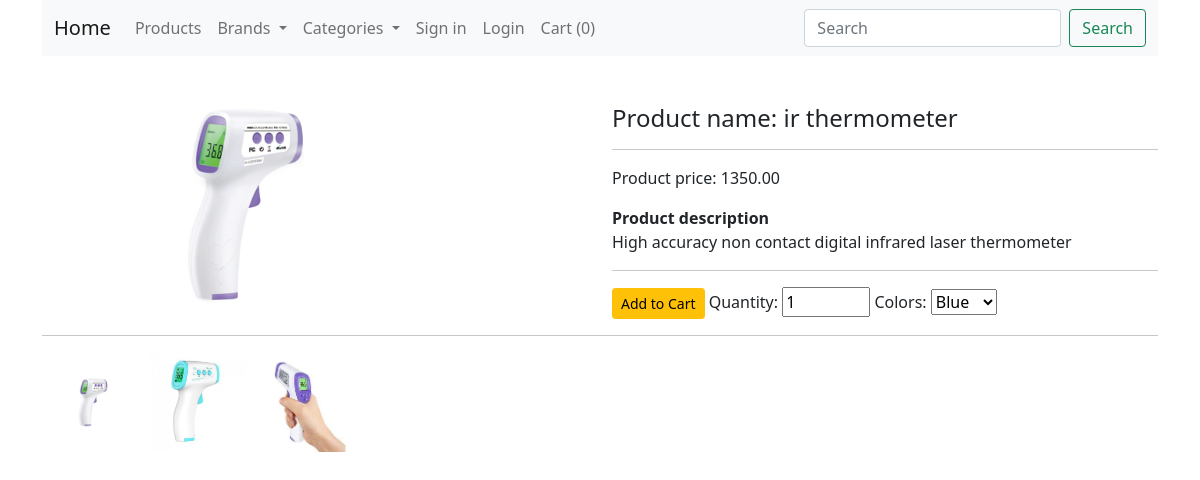
The app's page /product/4 with its own data.
### shop/products/models.py (models this page shows, shortened)
class Addproduct(db.Model):
    __searchable__=['name','desc']
    id = db.Column(db.Integer, primary_key=True)
    name = db.Column(db.String(80), nullable=False)
    price = db.Column(db.Numeric(10,2), nullable=False)
    discount = db.Column(db.Integer, default=0)
    stock = db.Column(db.Integer, nullable=False)
    colors = db.Column(db.Text, nullable=False)
    desc = db.Column(db.Text, nullable=False)
    pub_date = db.Column(db.DateTime, nullable=False, default=datetime.utcnow)
    brand_id = db.Column(db.Integer, db.ForeignKey('brand.id'), nullable=False)
    brand = db.relationship('Brand',backref=db.backref('brands', lazy=True))
    category_id = db.Column(db.Integer, db.ForeignKey('category.id'), nullable=False)
    category = db.relationship('Category',backref=db.backref('categories', lazy=True))
    image_1 = db.Column(db.String(150), nullable=False, default='image1.jpg')
    image_2 = db.Column(db.String(150), nullable=False, default='image2.jpg')
    image_3 = db.Column(db.String(150), nullable=False, default='image3.jpg')

### shop/products/routes.py (the view)
@app.route('/product/<int:id>')
def single_page(id):
    product = Addproduct.query.get_or_404(id)
    return render_template('products/single_page.html',product=product,brands=brands(), categories=categories())

### shop/products/routes.py (called while the page is built)
def brands():
    return Brand.query.join(Addproduct, (Brand.id == Addproduct.brand_id)).all()

def categories():
    return Category.query.join(Addproduct, (Category.id == Addproduct.category_id)).all()

### shop/templates/products/single_page.html (shortened to what this page needs)
{% extends 'layout.html' %}
{% block content %}
{% include 'navbar.html' %}
<div class="container mt-5">
    <div class="row">
        <div class="col-md-6" id="b_image">
            <img src="{{url_for('static',filename='images/' + product.image_1)}}" alt="{{product.name}}" width="400">
        </div>
        <div class="col-md-6">
            <h4>Product name: {{product.name}} </h4>
            <hr>
            <p>Product price: {{product.price}}</p>
            <b>Product description</b>
            <p>{{product.desc}}</p>
            <hr>
            <form action="{{url_for('Addcart')}}" method="POST">
              <button type="submit" class="btn btn-sm btn-warning">Add to Cart</button>
              <label for="quantity">Quantity: </label>
              <input type="number" name="quantity" value="1" min="1" max="{{product.stock}}">
              {% set colors = product.colors.split(',') %}
              <label for="colors">Colors: </label>
              <select name="colors" id="colors">
                  {% for color in colors %}
                  {% set col = color.split(':') %}
                  <option value="{{col[0]}}">{{col[0] | capitalize }}</option>
                  {% endfor %}
              </select>
          </form>
        </div>
    </div>
    <div class="row">
        <div class="col-md-12" id="s_image">
          <hr>
            <img src="{{url_for('static',filename='images/'+ product.image_1)}}" alt="{{product.name}}" width="100">
            <img src="{{url_for('static',filename='images/'+ product.image_2)}}" alt="{{product.name}}" width="100"
                class="ml-5">
            <img src="{{url_for('static',filename='images/'+ product.image_3)}}" alt="{{product.name}}" width="100"
                class="ml-5">
        </div>
    </div>
</div>
{% endblock content %}

### shop/templates/layout.html (shortened to what this page needs)
<!doctype html>
<html lang="en">
<head>
    <link href="{{url_for('static', filename='css/bootstrap.min.css')}}" rel="stylesheet">
</head>
<body>
    {% block content %}
    {% endblock content %}
</body>
</html>

### shop/templates/navbar.html (shortened to what this page needs)
<div class="container">
    <nav class="navbar navbar-expand-lg navbar-light bg-light">
      <div class="container-fluid">
        <a class="navbar-brand" href="/">Home</a>
        <div class="collapse navbar-collapse" id="navbarSupportedContent">
          <ul class="navbar-nav me-auto mb-2 mb-lg-0">
            <li class="nav-item">
              <a class="nav-link" href="/">Products</a>
            </li>
            <li class="nav-item dropdown">
              <a class="nav-link dropdown-toggle" href="#" id="navbarDropdown" role="button" data-bs-toggle="dropdown"
                aria-expanded="false">
                Brands
              </a>
            </li>
            <li class="nav-item dropdown">
              <a class="nav-link dropdown-toggle" href="#" id="navbarDropdown" role="button" data-bs-toggle="dropdown"
                aria-expanded="false">
                Categories
              </a>
            </li>
            {% if current_user.is_authenticated %}
            <li class="nav-item">
              <a href="#" class="nav-link">{{current_user.name}}</a>
            </li>
            <li class="nav-item">
              <a href="{{url_for('customer_logout')}}" class="nav-link">Logout</a>
            </li>
            {% else %}
            <li class="nav-item">
              <a href="{{url_for('customer_register')}}" class="nav-link">Sign in</a>
            </li>
            <li class="nav-item">
              <a href="{{url_for('customerLogin')}}" class="nav-link">Login</a>
            </li>
            {% endif %}
            <li class="nav-item">
              <a class="nav-link" href="{{url_for('getCart')}}" tabindex="-1">Cart ({{session['Shoppingcart']|length}})</a>
            </li>
          </ul>
          <form class="d-flex" action= "{{url_for('result')}}">
            <input class="form-control me-2" type="search" placeholder="Search" aria-label="Search" name="q">
            <button class="btn btn-outline-success" type="submit">Search</button>
          </form>
        </div>
      </div>
    </nav>
  </div>

### records on screen
Addproduct: image_1 (picture), name "ir thermometer", price "1350.00", desc "High accuracy non contact digital infrared laser thermometer", image_2 (picture), image_3 (picture)

### other values on screen
{{ session['Shoppingcart']|length }} "0"
form field colors "Blue"
